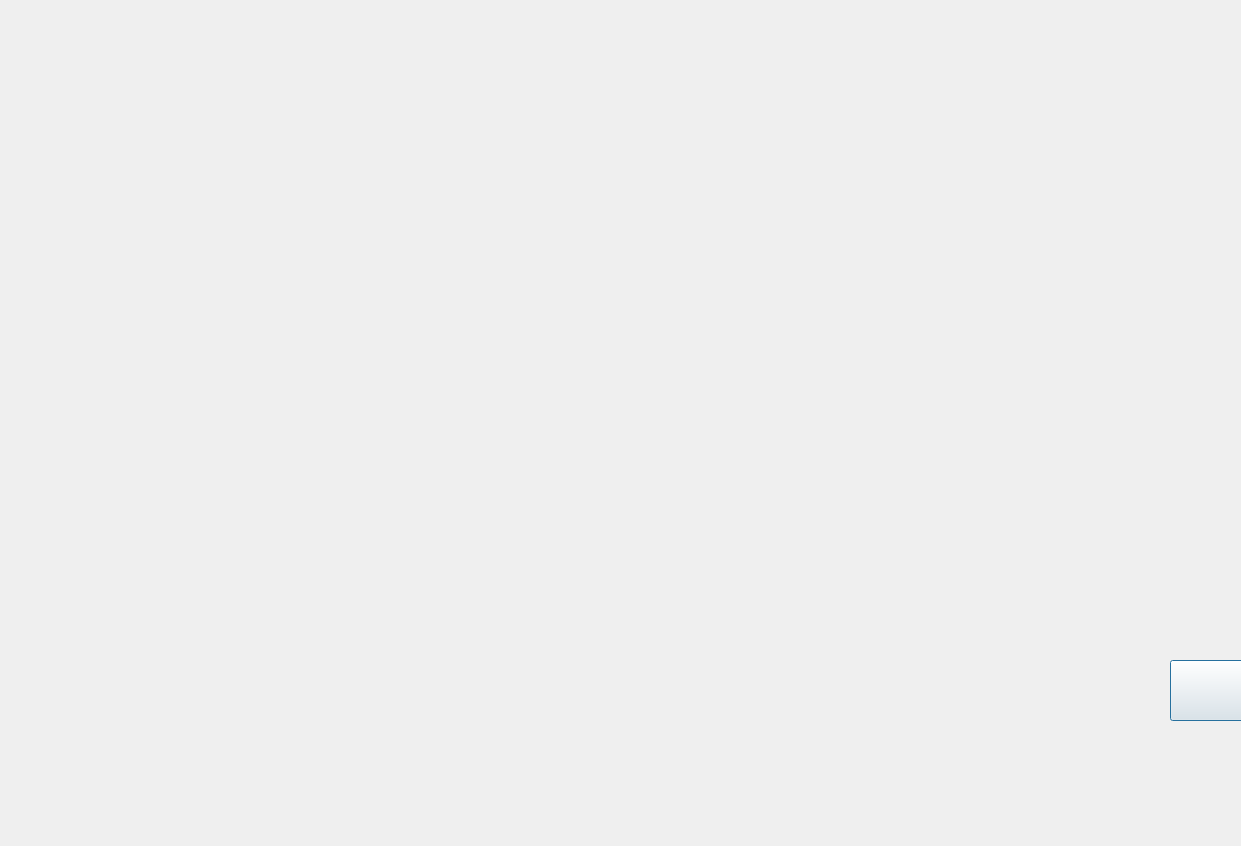
<?xml version="1.0" encoding="UTF-8"?>
<ui version="4.0">
 <class>Hard</class>
 <widget class="QDialog" name="Hard">
  <property name="geometry">
   <rect>
    <x>0</x>
    <y>0</y>
    <width>1241</width>
    <height>846</height>
   </rect>
  </property>
  <property name="windowTitle">
   <string>Dialog</string>
  </property>
  <widget class="QPushButton" name="pushButton_3">
   <property name="geometry">
    <rect>
     <x>1170</x>
     <y>660</y>
     <width>111</width>
     <height>61</height>
    </rect>
   </property>
   <property name="styleSheet">
    <string notr="true">border-image:url(:/images/backbutton.png)</string>
   </property>
   <property name="text">
    <string/>
   </property>
  </widget>
 </widget>
 <resources/>
 <connections/>
</ui>
